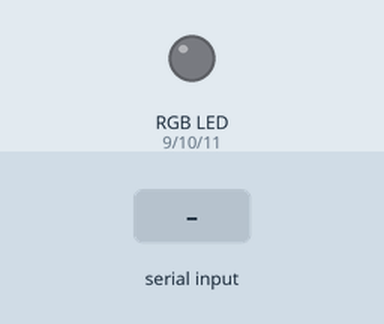
Recording of a sketch running on a simulated Arduino Uno, built with avr-gcc and run on an emulated ATmega328P. On the bench: an RGB LED mixed from three pins (HIGH = lit). Inputs (shaded band) come from the test bench.

Above: at 1.2 s.
1.3 s: "b" received over the second serial link
At 1.7 s:
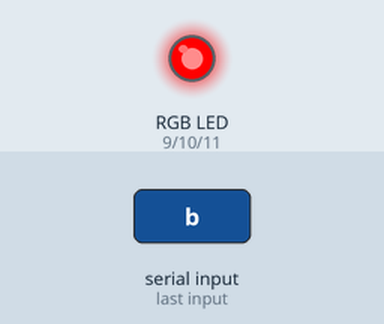
4.3 s: "y" received over the second serial link
At 5.5 s:
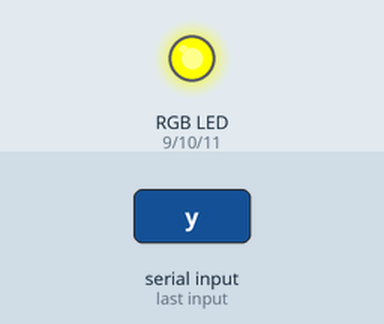
6.3 s: "w" received over the second serial link
At 6.6 s:
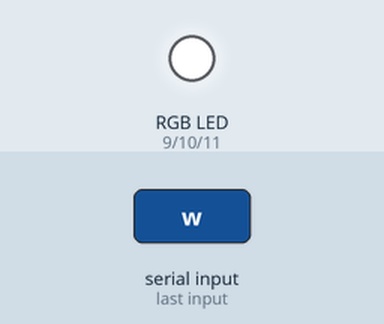
7.8 s: "b" received over the second serial link
At 8.7 s:
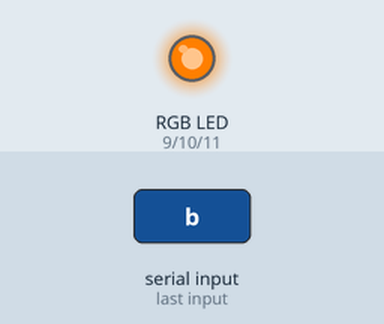
10.8 s: "v" received over the second serial link
12.3 s: "o" received over the second serial link
At 13.6 s:
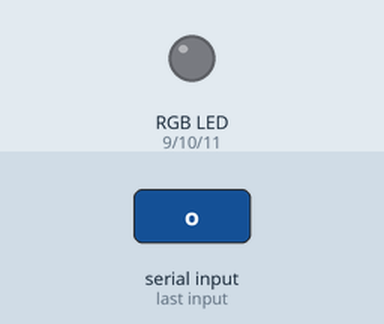
Timing chart, 0 to 14.8 s (numbered marks = the images above; inputs shaded):
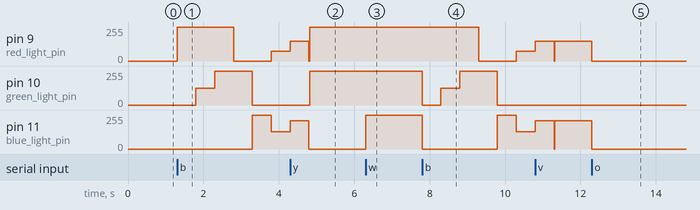

The sketch:

RGB.ino
```cpp
#include <SoftwareSerial.h>

SoftwareSerial mySerial(1, 0);
int red_light_pin= 9;
int green_light_pin = 10;
int blue_light_pin = 11;

void setup() {
  pinMode(red_light_pin, OUTPUT);
  pinMode(green_light_pin, OUTPUT);
  pinMode(blue_light_pin, OUTPUT);
  mySerial.begin(9600);
  mySerial.println("Enter y:yellow, v:violet, w:white, b:rainbow blink, o:off");
}
void loop() {
  if (mySerial.available()) {
    char inChar = mySerial.read();
    if (inChar == 'y') {
      RGB_color(255, 255, 0); // Yellow
    } else if (inChar == 'v') {
      RGB_color(148, 0, 211); // Violet
    } else if (inChar == 'w') {
      RGB_color(255, 255, 255); // White
    } else if (inChar == 'b') {
      RGB_rainbow();
    } else if (inChar == 'o') {
      RGB_color(0, 0, 0); // off
    } else {
      mySerial.println("Wrong command!");
    }

    mySerial.println("Enter new command: ");
  }
}
void RGB_color(int red_light_value, int green_light_value, int blue_light_value)
 {
  analogWrite(red_light_pin, red_light_value);
  analogWrite(green_light_pin, green_light_value);
  analogWrite(blue_light_pin, blue_light_value);
}

void RGB_rainbow() {
  RGB_color(255, 0, 0); // Red
  delay(500);
  RGB_color(255, 127, 0); // Orange
  delay(500);
  RGB_color(255, 255, 0); // Yellow
  delay(500);
  RGB_color(0, 255, 0); // Green
  delay(500);
  RGB_color(0, 0, 255); // Blue
  delay(500);
  RGB_color(75, 0, 130); // Indigo
  delay(500);
  RGB_color(148, 0, 211); // Violet
  delay(500);
  RGB_color(0, 0, 0); // off
}
```

Measured:
- after the input at 1.3 s, pin 9 (red_light_pin): 0/255 → 255/255 at once, → 0/255 1.5 s later, → 75/255 1.0 s later; pin 10 (green_light_pin): 0/255 → 127/255 after 0.50 s, → 255/255 0.50 s later, → 0/255 1.0 s later; pin 11 (blue_light_pin): 0/255 → 255/255 after 2.0 s, → 130/255 0.50 s later
- after the input at 4.3 s, pin 10 (green_light_pin): 0/255 → 255/255 after 0.52 s
- after the input at 6.3 s, pin 11 (blue_light_pin): 0/255 → 255/255 at once
- after the input at 7.8 s, pin 9 (red_light_pin): 255/255 → 0/255 after 1.5 s, → 75/255 1.0 s later; pin 10 (green_light_pin): 255/255 → 0/255 at once, → 127/255 0.50 s later, → 255/255 0.50 s later, → 0/255 1.0 s later; pin 11 (blue_light_pin): 255/255 → 0/255 at once, → 255/255 2.0 s later, → 130/255 0.50 s later
- after the input at 12.3 s, pin 9 (red_light_pin): 148/255 → 0/255 at once; pin 11 (blue_light_pin): 211/255 → 0/255 at once
